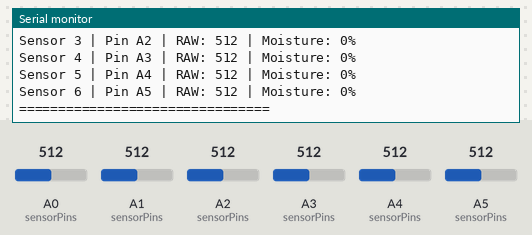
Bench run of a sketch on a simulated Arduino Mega 2560, built with avr-gcc and run on an emulated ATmega2560. On the bench: the last lines printed to the serial monitor. Inputs (shaded band) come from the test bench; at power-on: A0 (sensorPins) = 512, A1 (sensorPins) = 512, A2 (sensorPins) = 512, A3 (sensorPins) = 512, A4 (sensorPins) = 512, A5 (sensorPins) = 512.

Above: at 2.3 s.
2.4 s: A0 (sensorPins) set to 716
3.9 s: A1 (sensorPins) set to 716
At 4.43 s:
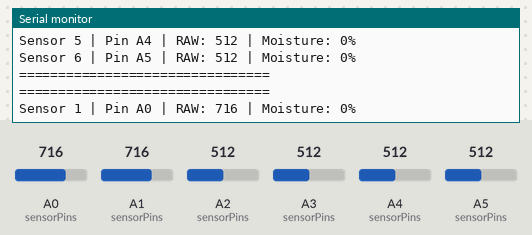
5.4 s: A2 (sensorPins) set to 716
At 5.9 s:
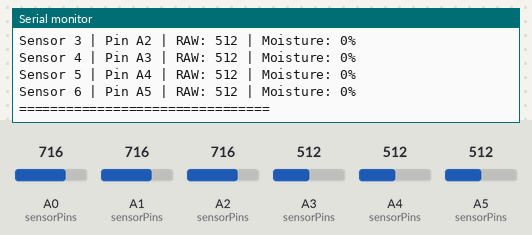
6.9 s: A3 (sensorPins) set to 716
At 7.22 s:
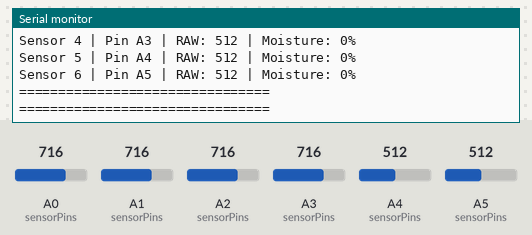
8.4 s: A4 (sensorPins) set to 716
At 8.9 s:
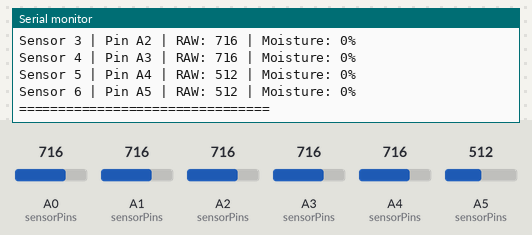
9.9 s: A5 (sensorPins) set to 716
At 12.1 s:
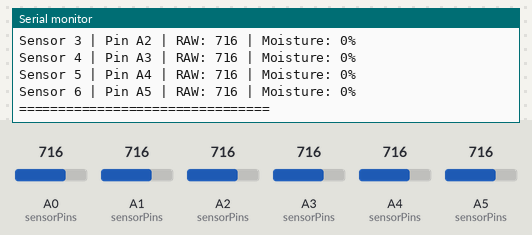
Timing chart, 0 to 12.4 s (numbered marks = the images above; inputs shaded):
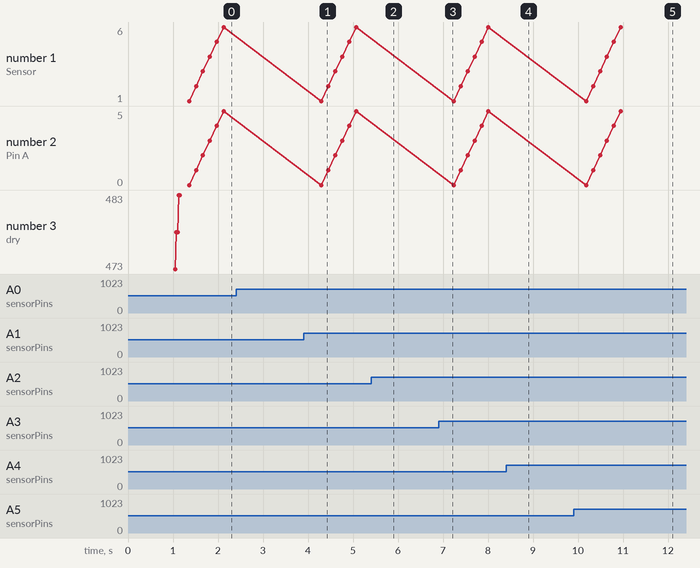

Measured:
- after the input at 9.9 s, the serial monitor: prints a new line after 1.1 s (image 5)

The sketch:

calibrated.ino
```cpp
// Tes gabungan Soil Moisture Sensor A0-A5
// Arduino Mega 2560
// Capacitive Soil Moisture Sensor V1.2
// A5 sementara disamakan dengan A4 karena belum dikalibrasi

const int totalSensors = 6;

// Pin sensor
const int sensorPins[totalSensors] = {
  A0,  // Sensor 1
  A1,  // Sensor 2
  A2,  // Sensor 3
  A3,  // Sensor 4
  A4,  // Sensor 5
  A5   // Sensor 6
};

// Nilai kalibrasi kering masing-masing sensor
const int dryValue[totalSensors] = {
  473, // A0 dry
  478, // A1 dry
  478, // A2 dry
  483, // A3 dry
  483, // A4 dry
  483  // A5 dry sementara sama dengan A4
};

// Nilai kalibrasi basah masing-masing sensor
const int wetValue[totalSensors] = {
  292, // A0 wet
  299, // A1 wet
  291, // A2 wet
  291, // A3 wet
  281, // A4 wet
  281  // A5 wet sementara sama dengan A4
};

// Untuk pembacaan rata-rata agar lebih stabil
const int jumlahSample = 30;
const int delaySample = 5;

int bacaRataRata(int pin) {
  long total = 0;

  for (int i = 0; i < jumlahSample; i++) {
    total += analogRead(pin);
    delay(delaySample);
  }

  return total / jumlahSample;
}

int hitungMoisturePercent(int rawValue, int dry, int wet) {
  int moisturePercent = map(rawValue, dry, wet, 0, 100);
  moisturePercent = constrain(moisturePercent, 0, 100);
  return moisturePercent;
}

void setup() {
  Serial.begin(9600);
  delay(1000);

  Serial.println("=== TES GABUNGAN MOISTURE SENSOR A0-A5 ===");
  Serial.println("A0: dry = 473, wet = 292");
  Serial.println("A1: dry = 478, wet = 299");
  Serial.println("A2: dry = 478, wet = 291");
  Serial.println("A3: dry = 483, wet = 291");
  Serial.println("A4: dry = 483, wet = 281");
  Serial.println("A5: dry = 483, wet = 281 sementara sama dengan A4");
  Serial.println();
}

void loop() {
  Serial.println("================================");

  for (int i = 0; i < totalSensors; i++) {
    int rawValue = bacaRataRata(sensorPins[i]);

    int moisturePercent = hitungMoisturePercent(
      rawValue,
      dryValue[i],
      wetValue[i]
    );

    Serial.print("Sensor ");
    Serial.print(i + 1);
    Serial.print(" | Pin A");
    Serial.print(i);
    Serial.print(" | RAW: ");
    Serial.print(rawValue);
    Serial.print(" | Moisture: ");
    Serial.print(moisturePercent);
    Serial.println("%");
  }

  Serial.println("================================");
  Serial.println();

  delay(2000);
}
```
